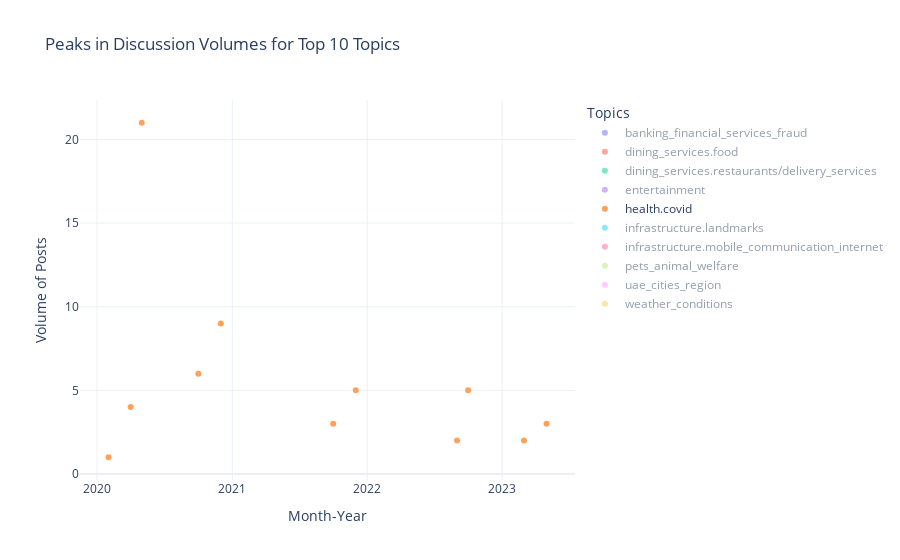

The cell this chart's notebook holds for it:
### Code cell
#peaks
import plotly.graph_objects as go

# Create a new Figure
fig = go.Figure()

# Loop through each topic and add scatter plot for the peaks
for topic in peaks.columns:
    fig.add_trace(go.Scatter(
        x=peaks.index.astype(str)[peaks[topic]],  # Only select months with peaks
        y=[top_topics_data.groupby(['month_year', 'human_labels']).size().unstack()[topic][month] for month in peaks.index if peaks[topic][month]],
        mode='markers',
        name=topic
    ))

# Update layout for clarity
fig.update_layout(
    title="Peaks in Discussion Volumes for Top 10 Topics",
    xaxis_title="Month-Year",
    yaxis_title="Volume of Posts",
    height = 500,
    legend_title="Topics"
)

# Show the figure
fig.show()

### Figure 1 — Plotly figure (JSON) as saved in the notebook; plotly's stock layout.template omitted (floating-point values rounded to 4 significant figures)
{"data": [{"mode": "markers", "name": "banking_financial_services_fraud", "type": "scatter", "visible": "legendonly", "x": ["2018-08", "2019-08", "2020-04", "2021-05", "2022-07", "2023-06"], "y": [1, 1, 1, 2, 4, 12]}, {"mode": "markers", "name": "dining_services.food", "type": "scatter", "visible": "legendonly", "x": ["2019-11", "2020-03", "2020-05", "2020-09", "2021-10", "2022-07", "2022-11"], "y": [1, 1, 3, 2, 2, 1, 2]}, {"mode": "markers", "name": "dining_services.restaurants/delivery_services", "type": "scatter", "visible": "legendonly", "x": ["2019-11", "2020-05", "2020-08", "2020-11", "2021-07", "2022-05", "2022-08", "2022-11"], "y": [2, 2, 1, 2, 1, 3, 6, 8]}, {"mode": "markers", "name": "entertainment", "type": "scatter", "visible": "legendonly", "x": ["2019-04", "2019-11", "2020-04", "2020-05", "2021-02", "2021-09", "2021-12", "2022-04", "2022-10", "2023-06"], "y": [2, 1, 1, 3, 1, 1, 3, 4, 4, 8]}, {"mode": "markers", "name": "health.covid", "type": "scatter", "visible": true, "x": ["2020-02", "2020-04", "2020-05", "2020-10", "2020-12", "2021-10", "2021-12", "2022-09", "2022-10", "2023-03", "2023-05"], "y": [1, 4, 21, 6, 9, 3, 5, 2, 5, 2, 3]}, {"mode": "markers", "name": "infrastructure.landmarks", "type": "scatter", "visible": "legendonly", "x": ["2018-12", "2019-05", "2019-11", "2020-05", "2020-09", "2021-01", "2021-05", "2021-08", "2021-09", "2022-03", "2022-09", "2023-04"], "y": [1, 1, 2, 9, 5, 4, 3, 3, 11, 7, 4, 6]}, {"mode": "markers", "name": "infrastructure.mobile_communication_internet", "type": "scatter", "visible": "legendonly", "x": ["2018-08", "2019-09", "2020-03", "2020-09", "2020-12", "2021-05", "2022-02", "2022-09", "2022-10", "2023-01", "2023-05", "2023-06"], "y": [1, 1, 3, 1, 3, 3, 1, 2, 5, 3, 6, 10]}, {"mode": "markers", "name": "pets_animal_welfare", "type": "scatter", "visible": "legendonly", "x": ["2019-07", "2020-01", "2020-04", "2020-06", "2021-03", "2021-06", "2022-04"], "y": [1, 2, 1, 4, 3, 5, 2]}, {"mode": "markers", "name": "uae_cities_region", "type": "scatter", "visible": "legendonly", "x": ["2018-06", "2019-01", "2019-07", "2019-12", "2020-01", "2020-05", "2020-12", "2021-03", "2022-05", "2022-09", "2023-04", "2023-06"], "y": [1, 2, 4, 4, 6, 24, 16, 26, 9, 26, 26, 54]}, {"mode": "markers", "name": "weather_conditions", "type": "scatter", "visible": "legendonly", "x": ["2018-06", "2019-03", "2019-12", "2020-04", "2020-06", "2020-07", "2020-12", "2022-04", "2022-06", "2022-09", "2023-01", "2023-04"], "y": [1, 1, 3, 1, 2, 4, 3, 1, 2, 5, 3, 5]}], "layout": {"autosize": true, "legend": {"title": {"text": "Topics"}}, "title": {"text": "Peaks in Discussion Volumes for Top 10 Topics"}, "xaxis": {"autorange": true, "range": ["2019-11-20 10:46:31.8367", "2023-07-12 13:13:28.1633"], "title": {"text": "Month-Year"}, "type": "date"}, "yaxis": {"autorange": true, "range": [-0.4082, 22.41], "title": {"text": "Volume of Posts"}, "type": "linear"}}}
